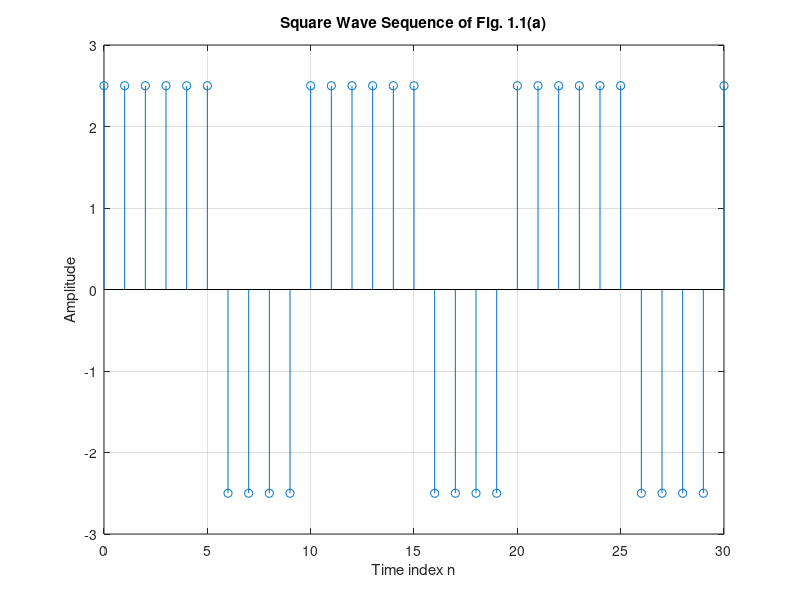

The MATLAB script that drew this image:
% Program Q1_41A
% Generation of the square wave in Fig. 1.1(a)
n = 0:30; 
f = 0.1; 
phase = 0;
duty=60;
A = 2.5; 
arg = 2*pi*f*n + phase; 
x = A*square(arg,duty);
clf; % Clear old graph
stem(n,x); % Plot the generated sequence
axis([0 30 -3 3]);
grid; 
title('Square Wave Sequence of Fig. 1.1(a)');
xlabel('Time index n');
ylabel('Amplitude');
axis;
